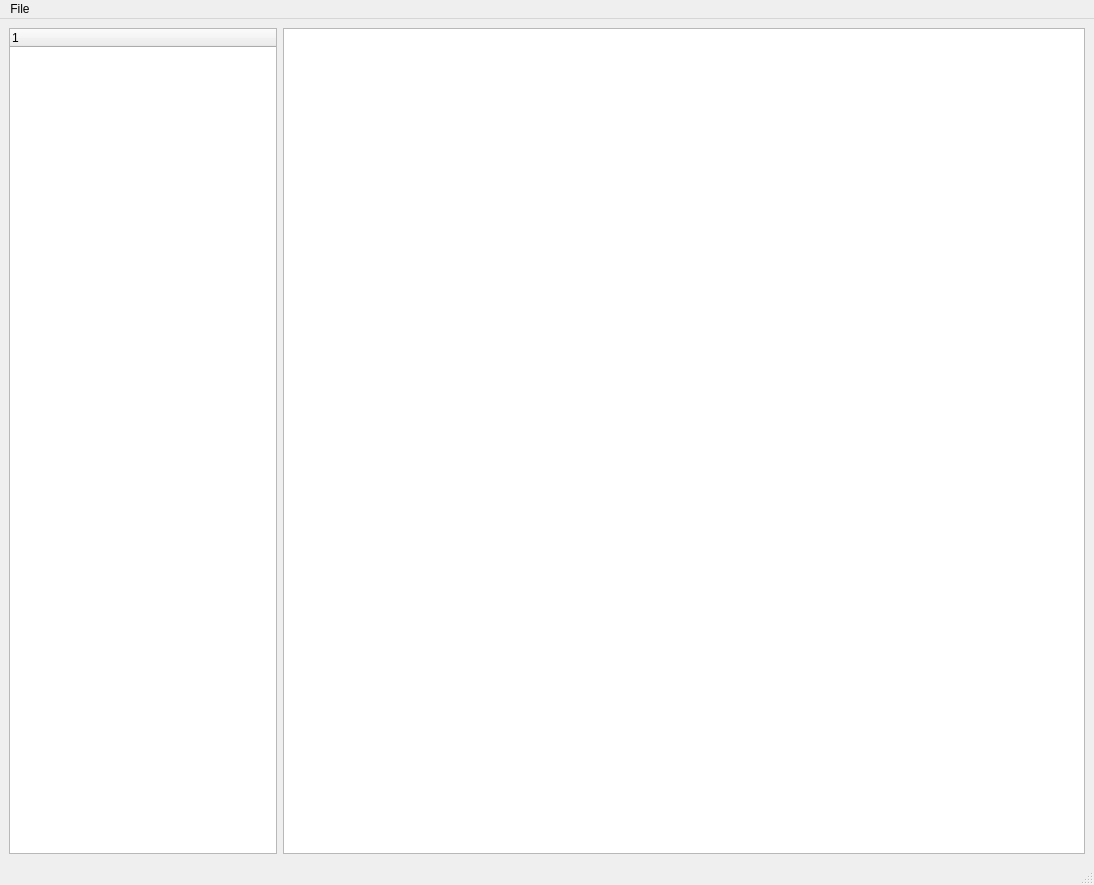
<?xml version="1.0" encoding="UTF-8"?>
<ui version="4.0">
 <class>MainWindow</class>
 <widget class="QMainWindow" name="MainWindow">
  <property name="geometry">
   <rect>
    <x>0</x>
    <y>0</y>
    <width>1094</width>
    <height>885</height>
   </rect>
  </property>
  <property name="sizePolicy">
   <sizepolicy hsizetype="Fixed" vsizetype="Expanding">
    <horstretch>0</horstretch>
    <verstretch>0</verstretch>
   </sizepolicy>
  </property>
  <property name="windowTitle">
   <string>DP</string>
  </property>
  <widget class="QWidget" name="centralwidget">
   <property name="sizePolicy">
    <sizepolicy hsizetype="Preferred" vsizetype="Preferred">
     <horstretch>1</horstretch>
     <verstretch>0</verstretch>
    </sizepolicy>
   </property>
   <layout class="QHBoxLayout" name="horizontalLayout">
    <item>
     <widget class="QTreeWidget" name="tree_questions">
      <property name="sizePolicy">
       <sizepolicy hsizetype="Expanding" vsizetype="Expanding">
        <horstretch>1</horstretch>
        <verstretch>0</verstretch>
       </sizepolicy>
      </property>
      <column>
       <property name="text">
        <string notr="true">1</string>
       </property>
      </column>
     </widget>
    </item>
    <item>
     <widget class="QTableWidget" name="tbl_bvc_questions">
      <property name="sizePolicy">
       <sizepolicy hsizetype="Expanding" vsizetype="Expanding">
        <horstretch>3</horstretch>
        <verstretch>0</verstretch>
       </sizepolicy>
      </property>
     </widget>
    </item>
   </layout>
  </widget>
  <widget class="QMenuBar" name="menubar">
   <property name="geometry">
    <rect>
     <x>0</x>
     <y>0</y>
     <width>1094</width>
     <height>21</height>
    </rect>
   </property>
   <widget class="QMenu" name="menuFile">
    <property name="title">
     <string>File</string>
    </property>
    <addaction name="actionOpen"/>
   </widget>
   <addaction name="menuFile"/>
  </widget>
  <widget class="QStatusBar" name="statusbar"/>
  <action name="actionOpen">
   <property name="text">
    <string>Open</string>
   </property>
  </action>
 </widget>
 <resources/>
 <connections/>
</ui>
